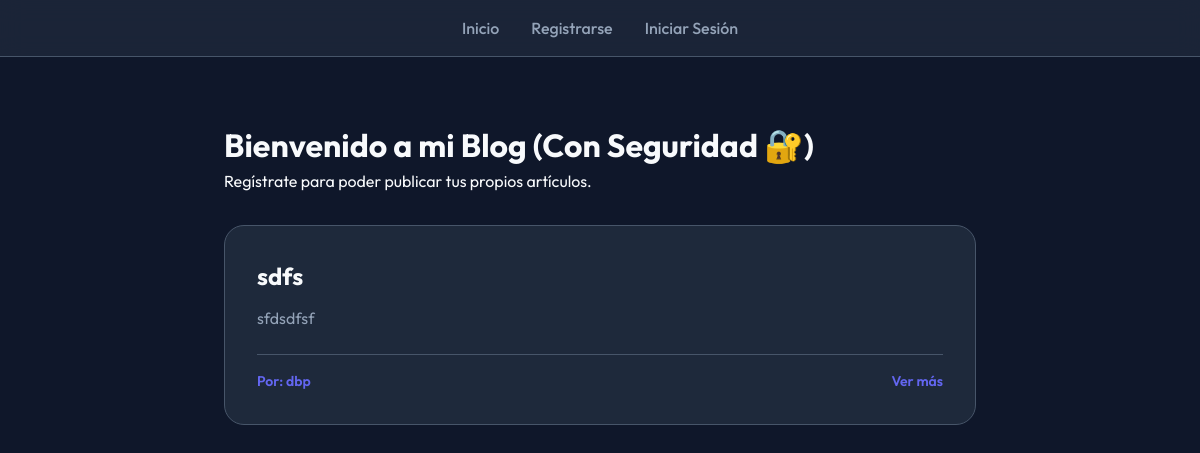
The page / on the database its author committed.
### models.py (models this page shows, shortened)
class Post(db.Model):
    id = db.Column(db.Integer, primary_key=True)
    titulo = db.Column(db.String(200), nullable=False)
    contenido = db.Column(db.Text, nullable=False)
    user_id = db.Column(db.Integer, db.ForeignKey("usuario.id"))
    autor = db.relationship('Usuario', backref=db.backref('posts', lazy=True))
    comentarios = db.relationship("Comentario", backref="post", lazy=True, order_by="Comentario.id.desc()")

class Usuario(db.Model, UserMixin):     # Herencia múltiple de UserMixin sobre nuestra clase Usuario. Ganamos así 4 métodos nuevos entre ellos is_active
    id = db.Column(db.Integer, primary_key=True)
    username = db.Column(db.String(100), unique=True, nullable=False)
    password = db.Column(db.String(200), nullable=False)
    rol= db.Column(db.String(50), nullable=False, default="usuario")
    comentarios = db.relationship("Comentario", backref="usuario", lazy=True)

### main.py (the view)
@app.route('/')
def home():
    posts = Post.query.all()
    return render_template("index.html", posts=posts)

### templates/index.html (shortened to what this page needs)
{% extends "base.html" %}
{% block content %}
    <div class="welcome-header">
        {% if current_user.is_authenticated %}
        <h1>¡Hola de nuevo, {{ current_user.username }}! 👋</h1>
        <p>Aquí tienes las últimas novedades del blog.</p>
        {% else %}
        <h1>Bienvenido a mi Blog (Con Seguridad 🔐)</h1>
        <p>Regístrate para poder publicar tus propios artículos.</p>
        {% endif %}
    </div>
    <div class="post-list">
        {% if posts %}
            {% for post in posts %}
            <div class="post-card">
                <h2><a href="{{ url_for('ver_post', id=post.id) }}" style="text-decoration: none; color: inherit;">{{ post.titulo }}</a></h2>
                <p>{{ post.contenido[:250] }}{% if post.contenido|length > 250 %}...{% endif %}</p>
                <div class="post-meta">
                    <span class="post-author">Por: {{ post.autor.username if post.autor else 'Anónimo' }}</span>
                    <div class="post-actions">
                        <a href="{{ url_for('ver_post', id=post.id) }}" style="color: var(--primary); font-weight: 600;">Ver más</a>
                    </div>
                </div>
            </div>
            {% endfor %}
        {% else %}
            <p style="text-align: center; color: var(--text-muted); margin-top: 4rem;">No hay publicaciones todavía. ¡Sé el primero en escribir!</p>
        {% endif %}
    </div>
{% endblock %}

### rows shown on the page
Post: titulo "sdfs", contenido "sfdsdfsf", autor "dbp"
